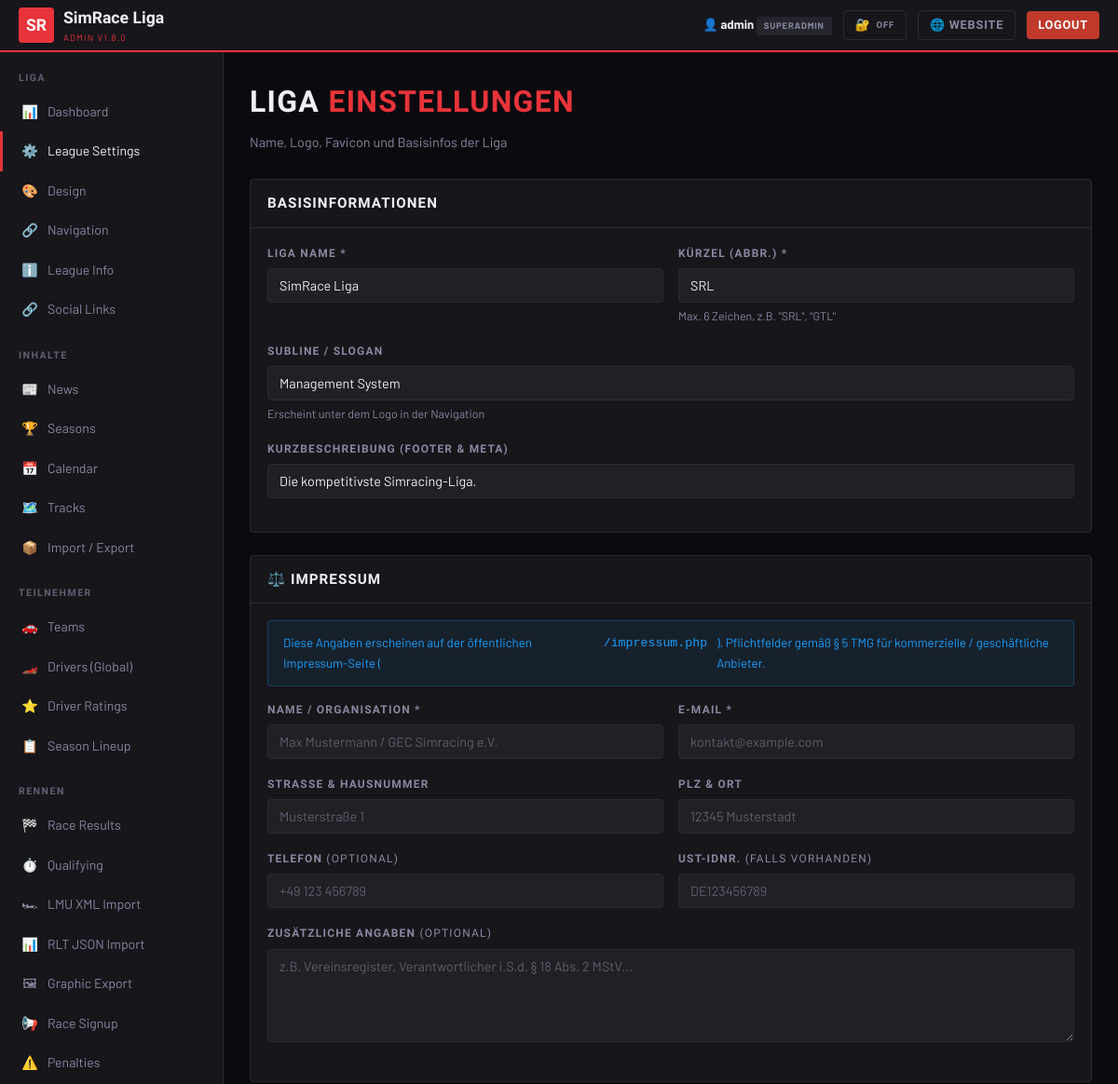
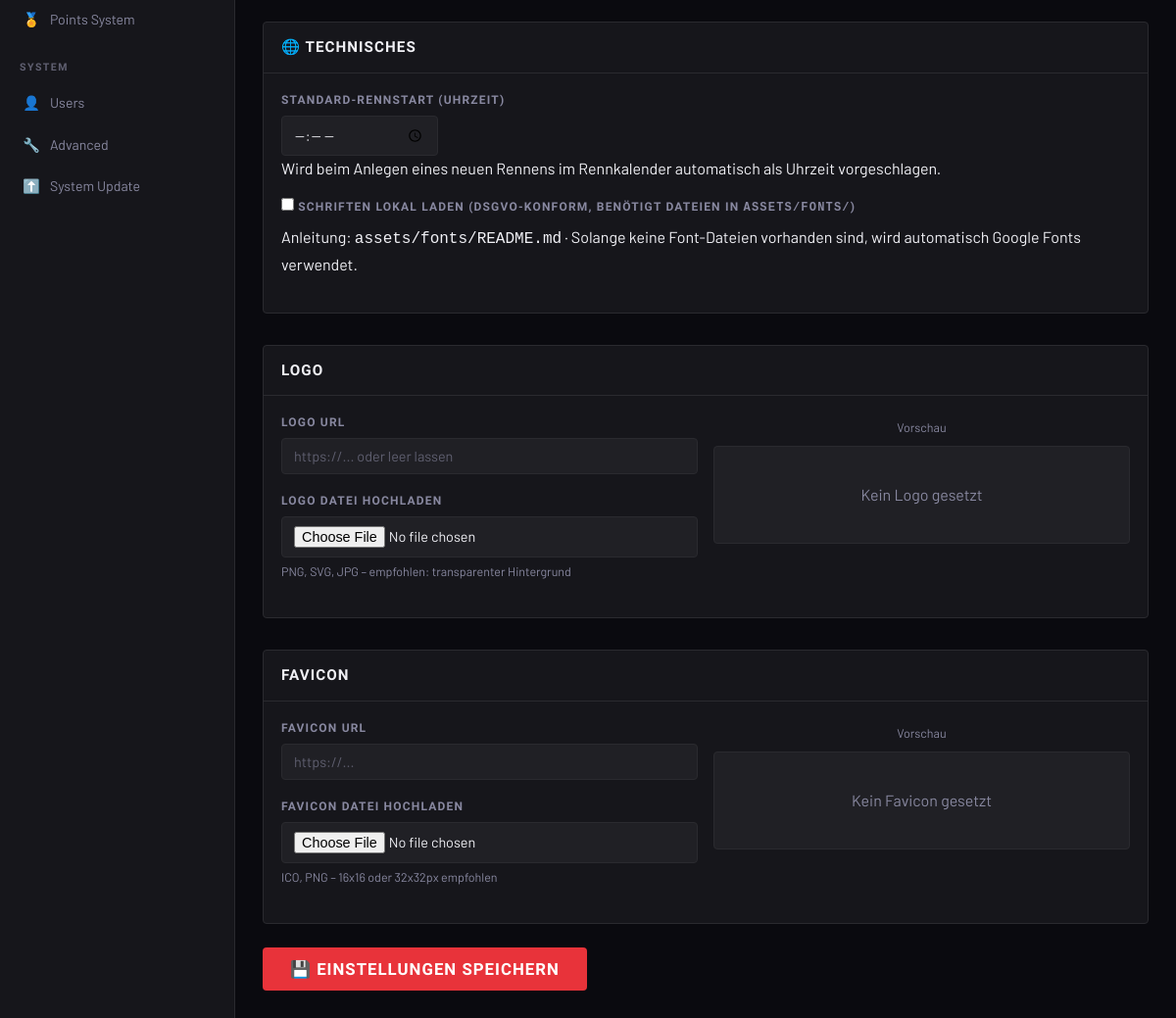
Screenshot of /admin/settings.php (signed in) with the database file from the repository (2 pictures, top to bottom).
### tables this page shows
CREATE TABLE IF NOT EXISTS `settings` (
  `key`        VARCHAR(100) PRIMARY KEY,
  `value`      TEXT,
  `updated_at` TIMESTAMP DEFAULT CURRENT_TIMESTAMP ON UPDATE CURRENT_TIMESTAMP
);

### includes/config.php (called while the page is built, shortened)
<?php
function getDB(): PDO {
    static $pdo = null;
    if ($pdo === null) {
        $dsn = "mysql:host=".DB_HOST.";dbname=".DB_NAME.";charset=".DB_CHARSET;
        try { $pdo = new PDO($dsn, DB_USER, DB_PASS, [PDO::ATTR_ERRMODE=>PDO::ERRMODE_EXCEPTION,PDO::ATTR_DEFAULT_FETCH_MODE=>PDO::FETCH_ASSOC,PDO::ATTR_EMULATE_PREPARES=>false]); }
        catch (PDOException $e) { http_response_code(500); die(json_encode(['error'=>'DB fehler: '.$e->getMessage()])); }
    }
    return $pdo;
}
function getSetting(string $key, string $default=''): string {
    static $cache=[];
    if (!isset($cache[$key])) { $s=getDB()->prepare("SELECT value FROM settings WHERE `key`=?"); $s->execute([$key]); $r=$s->fetch(); $cache[$key]=$r?$r['value']:$default; }
    return $cache[$key];
}
function isLoggedIn(): bool { startSecureSession(); return !empty($_SESSION['admin_id'])&&!empty($_SESSION['admin_user']); }
function h(string $s): string { return htmlspecialchars($s,ENT_QUOTES,'UTF-8'); }
if(getSetting('maintenance_mode','0')==='1'&&!isLoggedIn()&&!str_contains($_SERVER['REQUEST_URI']??'','/admin/')){
    http_response_code(503); die('<!DOCTYPE html><html><head><meta charset="UTF-8"><title>Wartung</title><style>body{background:#0a0a0f;color:#f0f0f5;font-family:sans-serif;display:flex;align-items:center;justify-content:center;height:100vh;margin:0;text-align:center}</style></head><body><div><h1 style="color:#e8333a;font-size:4rem">🔧</h1><h2>Wartungsmodus aktiv</h2><p>Bitte später zurückkommen.</p></div></body></html>');
}

### admin/settings.php (the view, shortened to what this page needs)
<?php
require_once dirname(__DIR__) . '/includes/config.php';
require_once __DIR__ . '/includes/layout.php';
$logo    = getSetting('league_logo');
$favicon = getSetting('league_favicon');
?>
<div class="admin-page-title">Liga <span style="color:var(--primary)">Einstellungen</span></div>
<div class="admin-page-sub">Name, Logo, Favicon und Basisinfos der Liga</div>
<form method="post" enctype="multipart/form-data">
<div class="card mb-3">
  <div class="card-header"><h3>Basisinformationen</h3></div>
  <div class="card-body">
    <div class="form-row cols-2">
      <div class="form-group">
        <label>Liga Name *</label>
        <input type="text" name="league_name" class="form-control" value="<?= h(getSetting('league_name')) ?>" required/>
      </div>
      <div class="form-group">
        <label>Kürzel (Abbr.) *</label>
        <input type="text" name="league_abbr" class="form-control" value="<?= h(getSetting('league_abbr')) ?>" maxlength="6" required/>
        <div class="input-hint">Max. 6 Zeichen, z.B. "SRL", "GTL"</div>
      </div>
    </div>
    <div class="form-group">
      <label>Subline / Slogan</label>
      <input type="text" name="league_sub" class="form-control" value="<?= h(getSetting('league_sub')) ?>" placeholder="Management System"/>
      <div class="input-hint">Erscheint unter dem Logo in der Navigation</div>
    </div>
    <div class="form-group">
      <label>Kurzbeschreibung (Footer & Meta)</label>
      <input type="text" name="league_desc" class="form-control" value="<?= h(getSetting('league_desc')) ?>" placeholder="Die kompetitivste Simracing-Liga..."/>
    </div>
  </div>
</div>
<div class="card mb-3">
  <div class="card-header"><h3>⚖️ Impressum</h3></div>
  <div class="card-body">
    <div class="notice notice-info mb-3" style="font-size:.83rem">
      Diese Angaben erscheinen auf der öffentlichen Impressum-Seite (<code>/impressum.php</code>).
      Pflichtfelder gemäß § 5 TMG für kommerzielle / geschäftliche Anbieter.
    </div>
    <div class="form-row cols-2">
      <div class="form-group">
        <label>Name / Organisation *</label>
        <input type="text" name="imprint_name" class="form-control"
               value="<?= h(getSetting('imprint_name','')) ?>"
               placeholder="Max Mustermann / GEC Simracing e.V."/>
      </div>
      <div class="form-group">
        <label>E-Mail *</label>
        <input type="email" name="imprint_email" class="form-control"
               value="<?= h(getSetting('imprint_email','')) ?>"
               placeholder="kontakt@example.com"/>
      </div>
    </div>
    <div class="form-row cols-2">
      <div class="form-group">
        <label>Straße &amp; Hausnummer</label>
        <input type="text" name="imprint_address" class="form-control"
               value="<?= h(getSetting('imprint_address','')) ?>"
               placeholder="Musterstraße 1"/>
      </div>
      <div class="form-group">
        <label>PLZ &amp; Ort</label>
        <input type="text" name="imprint_city" class="form-control"
               value="<?= h(getSetting('imprint_city','')) ?>"
               placeholder="12345 Musterstadt"/>
      </div>
    </div>
    <div class="form-row cols-2">
      <div class="form-group">
        <label>Telefon <span class="text-muted" style="font-weight:400">(optional)</span></label>
        <input type="text" name="imprint_phone" class="form-control"
               value="<?= h(getSetting('imprint_phone','')) ?>"
               placeholder="+49 123 456789"/>
      </div>
      <div class="form-group">
        <label>USt-IdNr. <span class="text-muted" style="font-weight:400">(falls vorhanden)</span></label>
        <input type="text" name="imprint_ust" class="form-control"
               value="<?= h(getSetting('imprint_ust','')) ?>"
               placeholder="DE123456789"/>
      </div>
    </div>
    <div class="form-group">
      <label>Zusätzliche Angaben <span class="text-muted" style="font-weight:400">(optional)</span></label>
      <textarea name="imprint_extra" class="form-control" rows="3"
                placeholder="z.B. Vereinsregister, Verantwortlicher i.S.d. § 18 Abs. 2 MStV..."><?= h(getSetting('imprint_extra','')) ?></textarea>
    </div>
  </div>
</div>
<div class="card mb-4">
  <div class="card-header"><h3>🌐 Technisches</h3></div>
  <div class="card-body">
    <div class="form-group">
      <label>Standard-Rennstart (Uhrzeit)</label>
      <input type="time" name="default_race_time" class="form-control" style="max-width:160px"
             value="<?= h(getSetting('default_race_time','')) ?>"/>
      <div class="form-hint">
        Wird beim Anlegen eines neuen Rennens im Rennkalender automatisch als Uhrzeit vorgeschlagen.
      </div>
    </div>
    <div class="form-group">
      <label class="checkbox-label">
        <input type="checkbox" name="fonts_local"
               value="1" <?= getSetting('fonts_local','0')==='1'?'checked':'' ?>/>
        Schriften lokal laden (DSGVO-konform, benötigt Dateien in <code>assets/fonts/</code>)
      </label>
      <div class="form-hint">
        Anleitung: <code>assets/fonts/README.md</code> · Solange keine Font-Dateien vorhanden sind,
        wird automatisch Google Fonts verwendet.
      </div>
    </div>
  </div>
</div>
<div class="card mb-4">
  <div class="card-header"><h3>Logo</h3></div>
  <div class="card-body">
    <div class="form-row cols-2">
      <div>
        <div class="form-group">
          <label>Logo URL</label>
          <input type="text" name="league_logo" id="logo-url" class="form-control" value="<?= h($logo) ?>" placeholder="https://... oder leer lassen"/>
        </div>
        <div class="form-group">
          <label>Logo Datei hochladen</label>
          <input type="file" name="logo_file" id="logo-file" accept="image/*" class="form-control" onchange="previewImg(this,'logo-preview')"/>
          <div class="input-hint">PNG, SVG, JPG – empfohlen: transparenter Hintergrund</div>
        </div>
      </div>
      <div style="text-align:center">
        <div class="input-hint mb-1">Vorschau</div>
        <div style="background:var(--bg3);border:1px solid var(--border);border-radius:4px;padding:20px;display:flex;align-items:center;justify-content:center;min-height:100px">
          <?php if ($logo): ?>
          <img id="logo-preview" src="<?= h($logo) ?>" style="max-height:80px;max-width:200px;object-fit:contain"/>
          <?php else: ?>
          <span class="text-muted" id="logo-placeholder">Kein Logo gesetzt</span>
          <?php endif; ?>
        </div>
      </div>
    </div>
  </div>
</div>
<div class="card mb-3">
  <div class="card-header"><h3>Favicon</h3></div>
  <div class="card-body">
    <div class="form-row cols-2">
      <div>
        <div class="form-group">
          <label>Favicon URL</label>
          <input type="text" name="league_favicon" class="form-control" value="<?= h($favicon) ?>" placeholder="https://..."/>
        </div>
        <div class="form-group">
          <label>Favicon Datei hochladen</label>
          <input type="file" name="favicon_file" accept="image/*,.ico" class="form-control" onchange="previewImg(this,'favicon-preview')"/>
          <div class="input-hint">ICO, PNG – 16x16 oder 32x32px empfohlen</div>
        </div>
      </div>
      <div style="text-align:center">
        <div class="input-hint mb-1">Vorschau</div>
        <div style="background:var(--bg3);border:1px solid var(--border);border-radius:4px;padding:20px;display:flex;align-items:center;justify-content:center;min-height:100px">
          <?php if ($favicon): ?>
          <img id="favicon-preview" src="<?= h($favicon) ?>" style="max-height:32px;object-fit:contain"/>
          <?php else: ?>
          <span class="text-muted">Kein Favicon gesetzt</span>
          <?php endif; ?>
        </div>
      </div>
    </div>
  </div>
</div>
<button type="submit" class="btn btn-primary btn-lg">💾 Einstellungen speichern</button>
</form>
<?php require_once __DIR__ . '/includes/layout_end.php'; ?>

### assets/css/main.css (style rules this page uses)
*, *::before, *::after { box-sizing: border-box; margin: 0; padding: 0; }
:root { --primary: #e8333a; --secondary: #f5a623; --tertiary: #1a9fff; --bg: #0a0a0f; --bg2: #12121a; --bg3: #1c1c28; --border: #2a2a3a; --text: #f0f0f5; --text2: #8888a0; --font-display: 'Barlow Condensed', sans-serif; --font-body: 'Barlow', sans-serif; --radius: 4px; --shadow: 0 4px 24px rgba(0,0,0,.5); }
html { scroll-behavior: smooth; }
body { background: var(--bg); color: var(--text); font-family: var(--font-body); font-size: 16px; line-height: 1.6; min-height: 100vh; }
.btn { display: inline-flex; align-items: center; gap: 6px; padding: 8px 18px; border-radius: var(--radius); font-family: var(--font-display); font-size: .9rem; font-weight: 700; letter-spacing: .06em; text-transform: uppercase; border: none; cursor: pointer; text-decoration: none; transition: filter .18s, background .18s, border-color .18s; white-space: nowrap; }
.btn-primary { background: var(--primary); color: #fff; }
.btn-lg { padding: 12px 28px; font-size: 1.05rem; }
.card { background: var(--bg2); border: 1px solid var(--border); border-radius: var(--radius); overflow: hidden; transition: border-color .2s; }
.card-header { padding: 13px 18px; border-bottom: 1px solid var(--border); display: flex; align-items: center; justify-content: space-between; gap: 10px; }
.card-header h3 { font-family: var(--font-display); font-size: .95rem; font-weight: 700; letter-spacing: .07em; text-transform: uppercase; }
.card-body { padding: 18px; }
.text-muted { color: var(--text2); }
.mb-1 { margin-bottom: 8px; }
.mb-3 { margin-bottom: 24px; }
.mb-4 { margin-bottom: 32px; }

### assets/css/admin.css (style rules this page uses)
body.admin-body { background: var(--bg); color: var(--text); font-family: var(--font-body); }
.admin-page-title { font-family: var(--font-display); font-size: 2rem; font-weight: 900; text-transform: uppercase; letter-spacing: .04em; margin-bottom: 6px; }
.admin-page-sub { color: var(--text2); margin-bottom: 28px; font-size: .9rem; }
.form-group { margin-bottom: 18px; }
.form-group label { display: block; font-family: var(--font-display); font-size: .75rem; font-weight: 700; letter-spacing: .1em; text-transform: uppercase; color: var(--text2); margin-bottom: 6px; }
.form-control { width: 100%; background: var(--bg3); border: 1px solid var(--border); border-radius: var(--radius); padding: 9px 12px; color: var(--text); font-family: var(--font-body); font-size: .9rem; transition: border-color .18s; outline: none; }
.form-control::placeholder { color: var(--text2); opacity: .6; }
textarea.form-control { resize: vertical; min-height: 100px; }
.input-hint { font-size: .78rem; color: var(--text2); margin-top: 5px; }
.form-row { display: grid; gap: 16px; }
.form-row.cols-2 { grid-template-columns: repeat(2,1fr); }
.notice { padding: 13px 16px; border-radius: var(--radius); margin-bottom: 16px; font-size: .88rem; display: flex; align-items: flex-start; gap: 10px; }
.notice-info { background: rgba(26,159,255,.08); border: 1px solid rgba(26,159,255,.25); color: var(--tertiary); }

### rows the page displays
settings: league_name "SimRace Liga"
settings: league_abbr "SRL"
settings: league_sub "Management System"
settings: league_desc "Die kompetitivste Simracing-Liga."

### other values shown
mb_substr($s['league_abbr']??'SR',0,2) "SR"
$s['league_name'] "SimRace Liga"
APP_VERSION "1.8.0"
$cu['user'] "admin"
$cu['role'] "SUPERADMIN"
